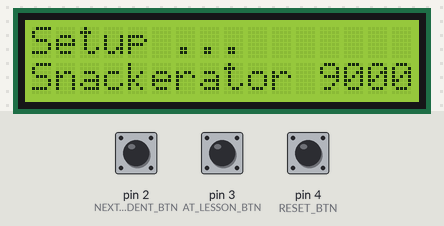
Simulated run of this sketch. Board: Arduino Uno, built with avr-gcc and run on an emulated ATmega328P. Shown: 16×2 character LCD. The inputs (shaded band) are chosen by the test bench; at power-on: pin 2 (NEXT_STUDENT_BTN) LOW, pin 4 (RESET_BTN) LOW, pin 3 (AT_LESSON_BTN) LOW. Random numbers use the default seed unless the sketch sets one.

Above: at 0.6 s.
2.3 s: pin 2 (NEXT_STUDENT_BTN) pulled HIGH for 3.2 s
At 6.1 s:
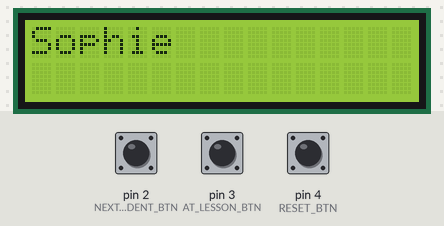
7.0 s: pin 4 (RESET_BTN) pulled HIGH for 0.15 s
At 8.4 s:
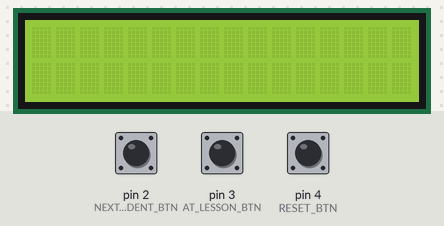
8.7 s: pin 4 (RESET_BTN) pulled HIGH for 3.2 s
At 9.25 s:
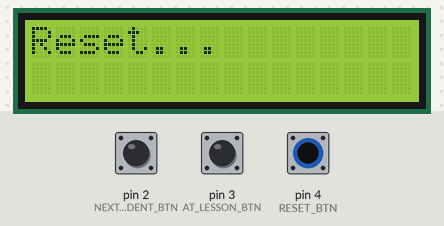
13.4 s: pin 2 (NEXT_STUDENT_BTN) pulled HIGH for 0.15 s
At 14.2 s:
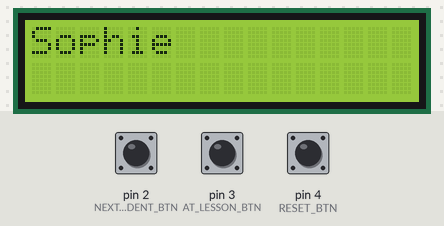
15.0 s: pin 2 (NEXT_STUDENT_BTN) pulled HIGH for 3.2 s
At 19.0 s:
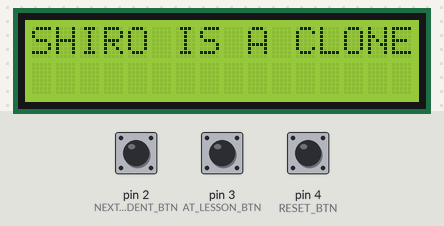
19.7 s: pin 2 (NEXT_STUDENT_BTN) driven HIGH and pin 4 (RESET_BTN) driven HIGH
At 19.87 s:
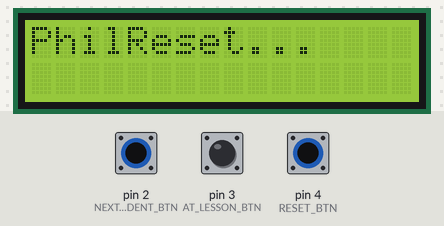
Timing chart, 0 to 22.7 s (numbered marks = the images above; inputs shaded):
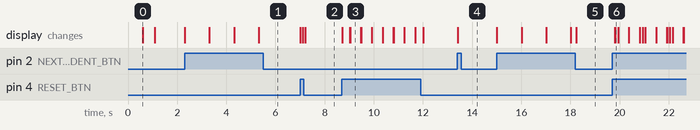

Measured:
- after the input at 2.3 s, the display: first changes at once (image 1 shows a later state)
- after the input at 7.0 s, the display: first changes at once (image 2 shows a later state)
- after the input at 8.7 s, the display: changes at once (image 3)
- after the input at 13.4 s, the display: changes at once (image 4)
- after the input at 15.0 s, the display: first changes at once (image 5 shows a later state)
- after the input at 19.7 s, the display: first changes after 0.11 s (image 6 shows a later state)
- what the display in image 0 shows lasts 0.5 s, from 0.6 s to 1.1 s

The sketch:

lcd_example.ino
```cpp
#include <Wire.h>
#include <LiquidCrystal_I2C.h>

#define BACKLIGHT_PIN     13

LiquidCrystal_I2C lcd(0x3F, 2, 1, 0, 4, 5, 6, 7, 3, POSITIVE);

// classRoster is a list of all students in a class
char* classRoster[]={
  "Colton",
  "Sophie",
  "Jimmy",
  "Phil",
  "Skittlez"
};

// determins the length of the classRoster array
int classRosterLength = sizeof(classRoster) / sizeof(classRoster[0]);

// alreadyChosen is a list of students (their index in the roster) who have
// already been chosen for snack. We fill this list with numbers as the students are
// selected. We verify newly selected students aren't already in this list.
// Resetting the Snackerator is wiping out this list of already chosen kids.
// set each element to -1, so we can scan and find which index is "next".
int alreadyChosen[50] = {};
int alreadyChosenLength = sizeof(alreadyChosen) / sizeof(alreadyChosen[0]);

// pins for buttons
int NEXT_STUDENT_BTN = 2;
int AT_LESSON_BTN = 3;
int RESET_BTN = 4;  // TODO: change me from a button to fob

// selectedStudentIndex is the student currently snacking.
// the number represents the index of the student in the classRoster list
int selectedStudentIndex = -1;

// lastClickTime is the timestamp for the last button click.
// this is reset for each successful button push (outside the minimum wait window)
// and we compare the current time against lastClickTime to determine whether or not
// the minimum wait window is satisfied.
long lastClickTime = 0;

// minimumWait is the minimum number of milliseconds in between each "click"
// so that someone can't spam the button.
int minimumWait = 1000;

// depth is stack depth to avoid infinite recursion
int depth = 0;

void setup()
{
  pinMode(NEXT_STUDENT_BTN, INPUT);
  pinMode(AT_LESSON_BTN, INPUT);
  pinMode(RESET_BTN, INPUT);

  lcd.begin(16,2);
  lcd.backlight();

  randomSeed(analogRead(0));

  lcd.home ();                   // go home
  lcd.print("Setup ... ");
  lcd.setCursor ( 0, 1 );        // go to the next line
  delay(500);
  lcd.print ("Snackerator 9000");
  delay(500);
  lcd.clear();

  reset();
}

boolean hasMinimumTimeElapsed(){
  // lastClickTime should be 0 when the Snackerator first starts
  if (lastClickTime == 0){
    return true;
  }
  long currentTime = millis();
  long elapsed = currentTime - lastClickTime;
  return elapsed > minimumWait;
}

boolean isAlreadyChosen(int index) {
  for(int i = 0; i < alreadyChosenLength; i++){
     if (index == alreadyChosen[i]){
        return true;
     }
  }
  return false;
}

int getNextStudent(){
  for(int x = 0; x < 1000; x++){
    int randomStudent = random(classRosterLength - 1);
    if (!isAlreadyChosen(randomStudent)){
       return randomStudent;
    }
  }
  return -1;
}

void reset(){
  int length = (sizeof(alreadyChosen) / sizeof(alreadyChosen[0]));
 for(int i = 0; i < length ; i++){
   alreadyChosen[i] = -1;
 }
 selectedStudentIndex = -1;
 lcd.clear();
}

void addStudent(int index){
  int length = (sizeof(alreadyChosen) / sizeof(alreadyChosen[0]));
  for(int i = 0; i < length ; i++){
      if (alreadyChosen[i] == -1) {
        alreadyChosen[i] = index;
        return;
      }
    }
}


void loop()
{
  int nextStudentButton = digitalRead(NEXT_STUDENT_BTN);
  int lesson = digitalRead(AT_LESSON_BTN);
  int resetStudents = digitalRead(RESET_BTN);

  if (nextStudentButton == HIGH && hasMinimumTimeElapsed()){
    lcd.clear();
    int nextstudent = getNextStudent();

    if (nextstudent > -1){
      lastClickTime = millis();
      selectedStudentIndex = nextstudent;
      lcd.print(classRoster[selectedStudentIndex]);
      addStudent(selectedStudentIndex);
    } else {
      lcd.print("SHIRO IS A CLONE");
    }
  }

  if (resetStudents == HIGH) {
    lcd.print("Reset...");
    delay(100);
    reset();
  }

}


void fadeLeft(String msg1){
  fadeLeft(msg1, "");
}

void fadeLeft(String msg1, String msg2){
  lcd.clear();
  lcd.home ();
  lcd.print (msg1);
  lcd.setCursor ( 0, 1 );
  lcd.print (msg2);
  delay(700);

  for(int i = 0; i < 16; i++){
    lcd.scrollDisplayLeft();
    delay(100);
  }
}

void fadeRight(String msg1){
  fadeRight(msg1, "");
}

void fadeRight(String msg1, String msg2){
  lcd.clear();
  lcd.home ();
  lcd.print (msg1);
  lcd.setCursor ( 0, 1 );
  lcd.print (msg2);
  delay(700);

  for(int i = 0; i < 16; i++){
    lcd.scrollDisplayRight();
    delay(100);
  }
}
```
